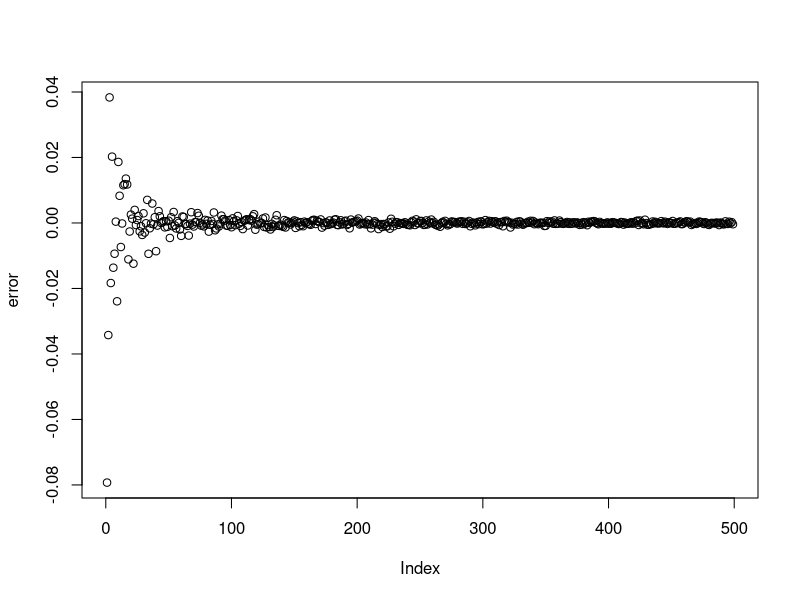
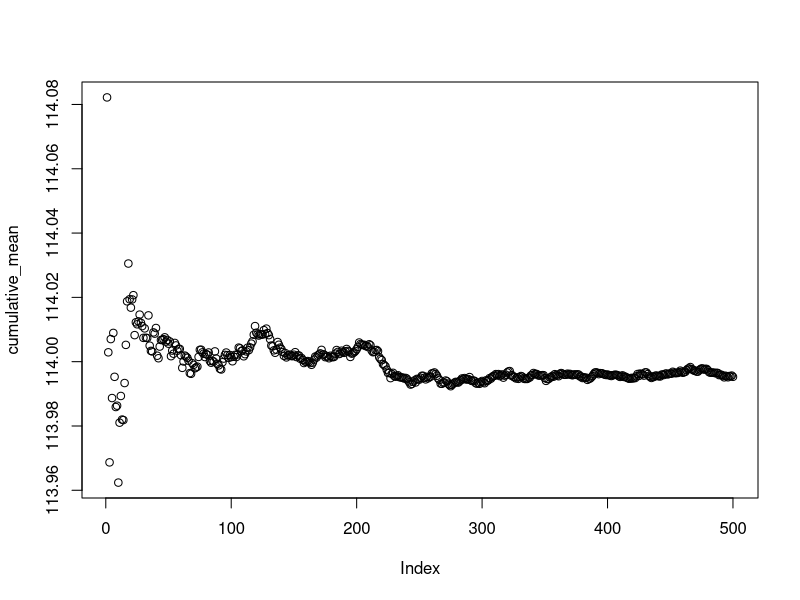

Generate these figures, in order, with R:
#iteration
i = 0

#n is the number of normally distributed samples of size 50 
n = 0

#the storage vector of the mean of sample means
cumulative_mean <- vector()

#generates 500 guassian normal samples and takes the mean of them iteratively, storing the result in cumulative_mean.
#e.g. the mean of the means of the first 20 samples is cumulative_mean[20]
while (i < 500){
                i = i + 1
                n = i
                        sample_mean = mean(replicate(n, rnorm(50, mean = 114), set.seed(100)))
                                cumulative_mean[[i]] <- sample_mean
}

#calculates the difference in the cumulative mean as the number of 
#samples increases
error <- diff(cumulative_mean)

#plots the behaviour of the standard error of the mean as n->500, less spread = approaching true value of the population mean
plot(x=error)

#plots the behaviour of the population mean as more samples are included in its estimation, it tends towards 114 
plot(x=cumulative_mean)
